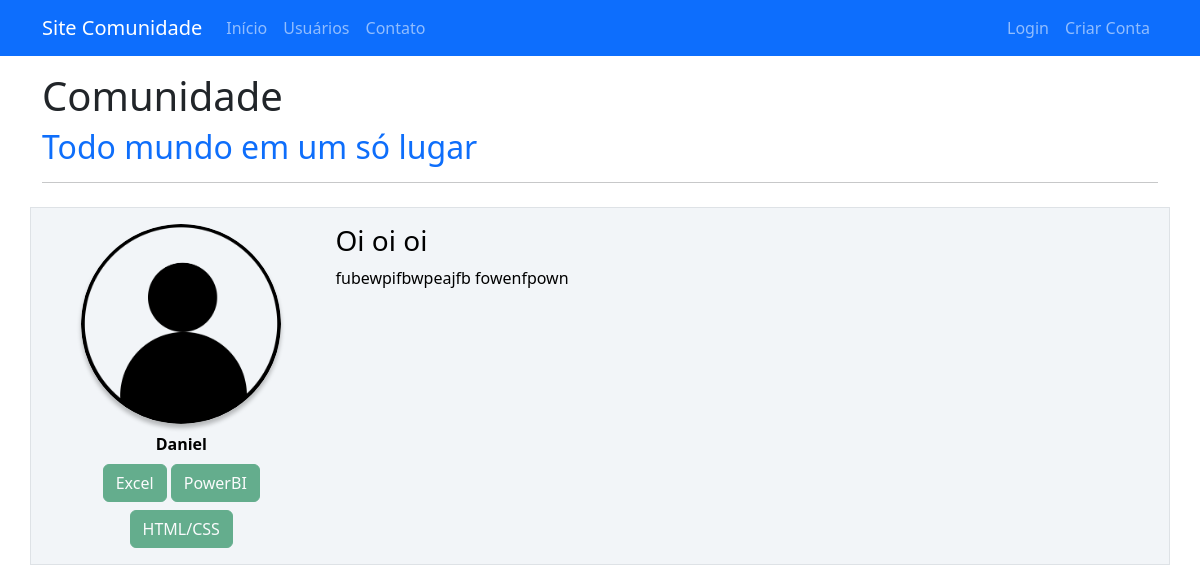
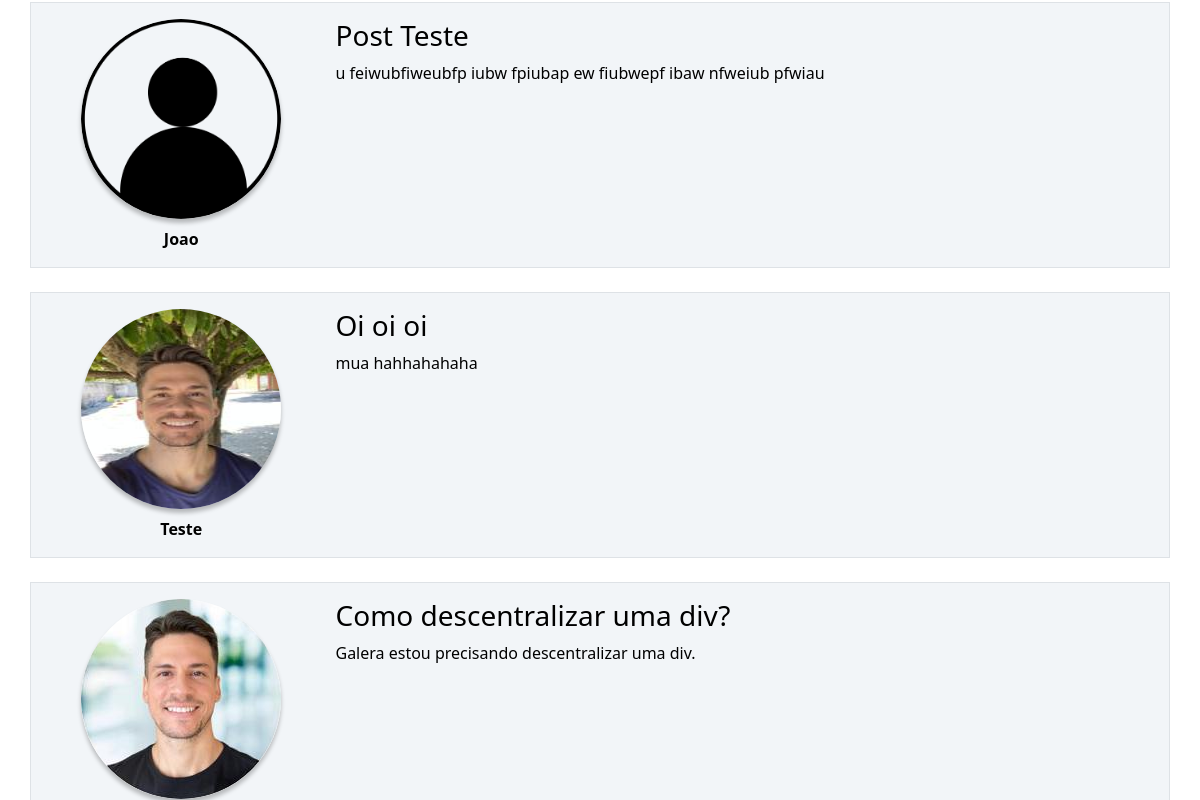
Before: / (upper part) with the older database file (2 pictures, top to bottom).
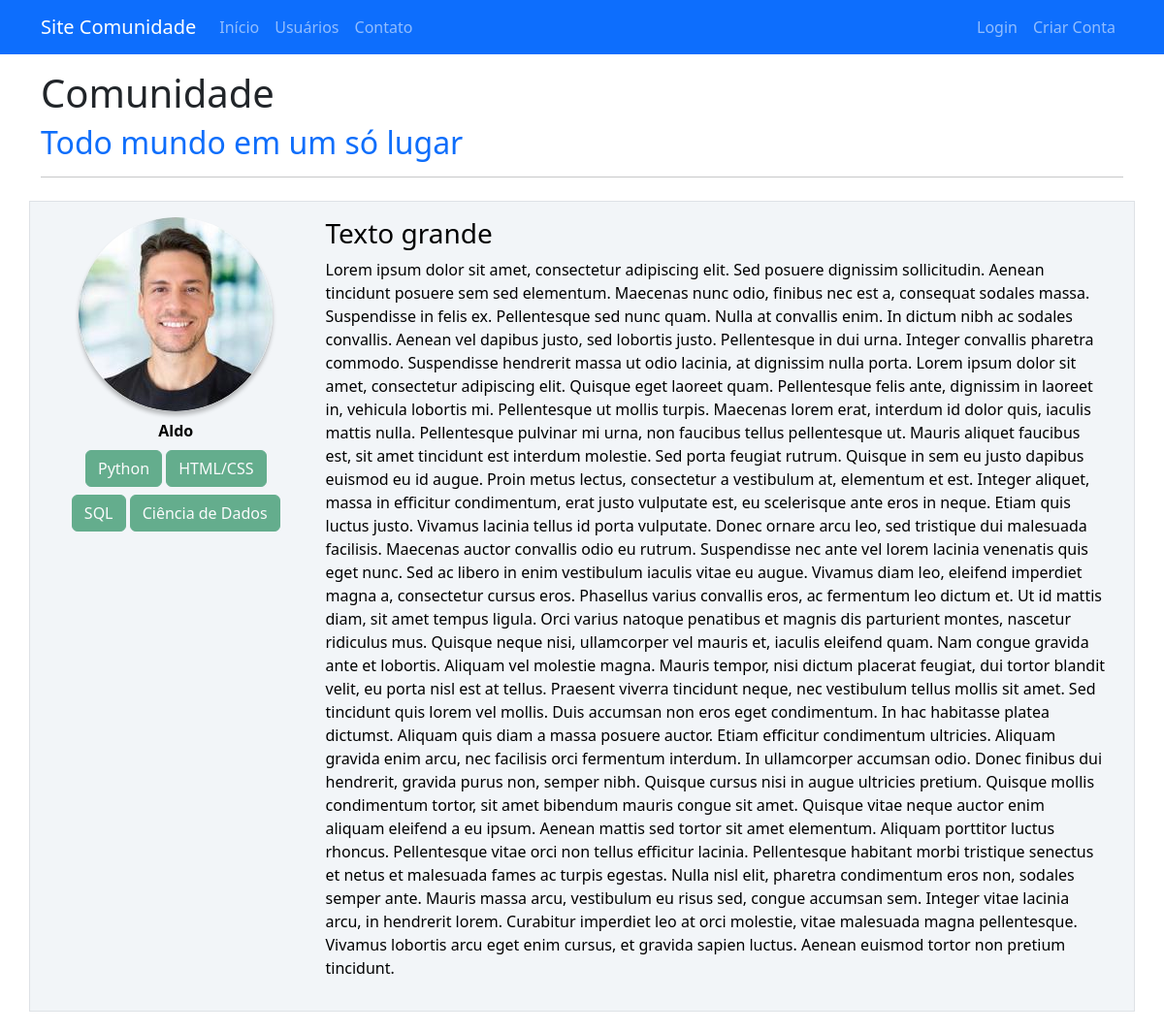
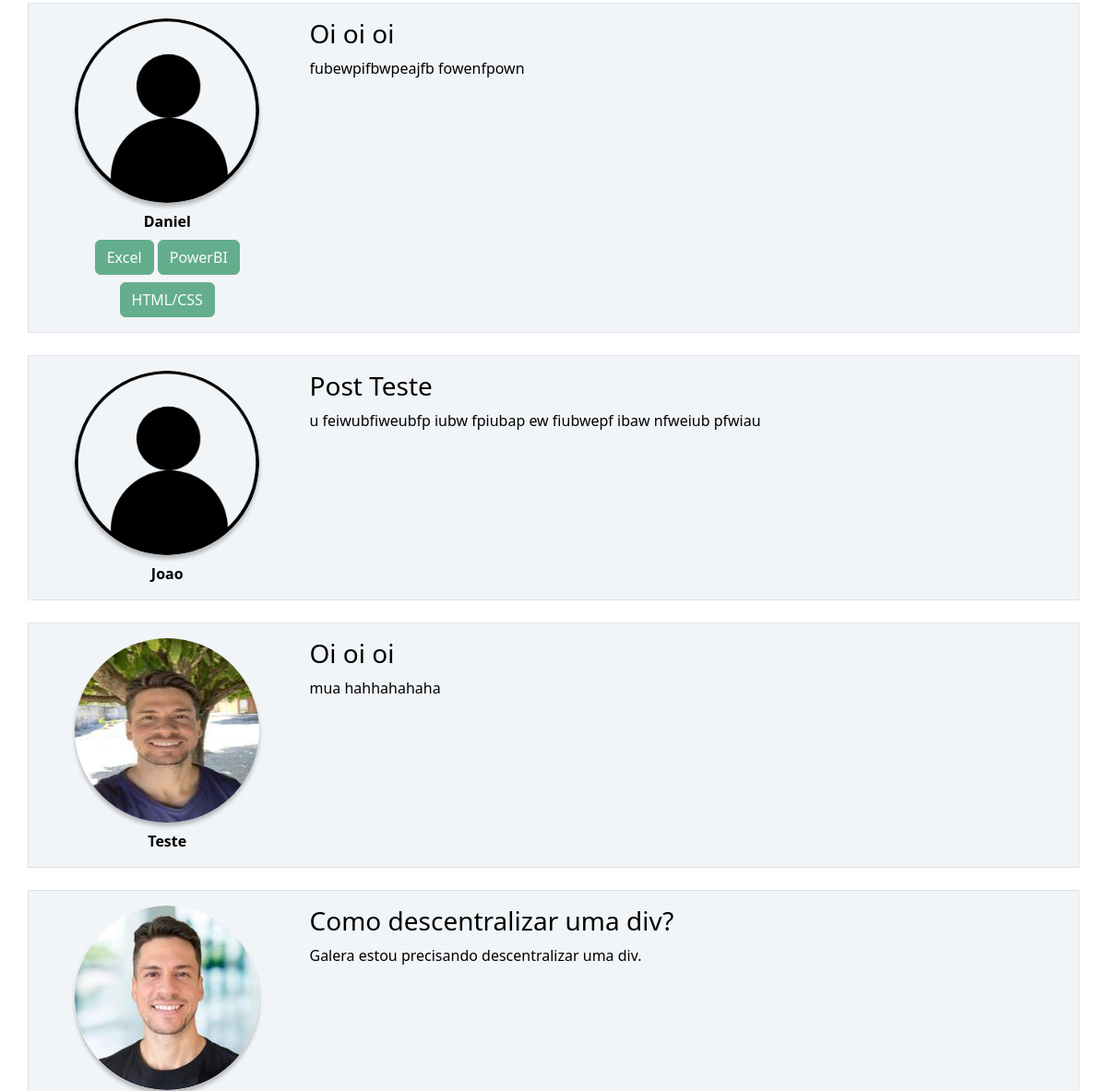
After: the same page with the newer database file (2 pictures, top to bottom).
### sitecomunidade/models.py (models this page shows)
class Post(database.Model):
    id = database.Column(database.Integer, primary_key=True)
    titulo = database.Column(database.String, nullable=False)
    corpo = database.Column(database.Text, nullable=False)
    data_criacao = database.Column(database.DateTime, nullable=False, default=datetime.utcnow)
    id_usuario = database.Column(database.Integer, database.ForeignKey('usuario.id', ondelete='CASCADE'), nullable=False)

class Usuario(database.Model, UserMixin):
    id = database.Column(database.Integer, primary_key=True)
    username = database.Column(database.String, nullable=False)
    email = database.Column(database.String, nullable=False, unique=True)
    senha = database.Column(database.String, nullable=False)
    foto_perfil = database.Column(database.String, default='default.jpg')
    cursos = database.Column(database.String, nullable=False, default='Não Informado')
    posts = database.relationship('Post', backref='autor', lazy=True, passive_deletes=True)

### sitecomunidade/routes.py (the view)
@app.route('/')
def home():
    posts = Post.query.order_by(Post.id.desc())
    return render_template('home.html', posts=posts)

### sitecomunidade/templates/home.html
{% extends 'base.html' %}
{% block body %}
    <div class="container mt-3">
        <h1>Comunidade</h1>
        <h2 style="color: #0e6efb">Todo mundo em um só lugar</h2>
        <hr>
        {% for post in posts %}
            <div class="row border mt-4 p-3 meupost">
                <div class="col col-3">
                    <div class="image pe-2 d-flex flex-column">
                        <img src="{{ url_for('static', filename='fotos_perfil/{}'.format(post.autor.foto_perfil)) }}" class="perfil-foto" width="200" >
                        <strong class="col mt-2" style="text-align: center;">{{ post.autor.username }}</strong>
                        <div class="row justify-content-center">
                            <div class="col" style="text-align: center;">
                                {% for curso in post.autor.cursos.split(';') %}
                                    {% if curso and curso != 'Não Informado' %}
                                        <button type="button" class="btn btn-success mt-2" disabled>{{ curso }}</button>
                                    {% endif %}
                                {% endfor %}
                            </div>
                        </div>
                    </div>
                </div>
                <div class="col col-9">
                    <h3> {{ post.titulo }}</h3>
                    <p>{{ post.corpo }}</p>
                </div>
            </div>
        {% endfor %}
    </div>
{% endblock %}

### sitecomunidade/templates/base.html (shortened to what this page needs)
<!DOCTYPE html>
<html lang="pt-br">
    <head>
        <link href="https://cdn.jsdelivr.net/npm/bootstrap@5.2.0/dist/css/bootstrap.min.css" rel="stylesheet">
        <link rel="stylesheet" type="text/css" href="{{ url_for('static', filename='main.css') }}">
    </head>
    <body>
        {% include 'navbar.html' %}
        {% block body %}
        {% endblock %}
    </body>
</html>

### sitecomunidade/templates/navbar.html (shortened to what this page needs)
<nav class="navbar navbar-expand-lg navbar-dark bg-primary">
  <div class="container-fluid container">
    <a class="navbar-brand" href="{{ url_for('home') }}">Site Comunidade</a>
    <div class="collapse navbar-collapse" id="navbarSupportedContent">
      <ul class="navbar-nav me-auto mb-2 mb-lg-0">
        <li class="nav-item">
          <a class="nav-link" aria-current="page" href="{{ url_for('home') }}">Início</a>
        </li>
        <li class="nav-item">
          <a class="nav-link" href="{{ url_for('usuarios') }}">Usuários</a>
        </li>
        <li class="nav-item">
          <a class="nav-link" href="{{ url_for('contato') }}">Contato</a>
        </li>
      </ul>
      <ul class="d-flex navbar-nav">
        {% if current_user.is_authenticated %}
          <li class="nav-item">
            <a class="nav-link" href="{{ url_for('criar_post') }}">Criar Post</a>
          </li>
          <li class="nav-item">
            <a class="nav-link" href="{{ url_for('perfil') }}">Meu Perfil</a>
          </li>
          <li class="nav-item">
            <a class="nav-link" href="{{ url_for('sair') }}">Sair</a>
          </li>
        {% else %}
          <li class="nav-item">
            <a class="nav-link" href="{{ url_for('login') }}">Login</a>
          </li>
          <li class="nav-item">
            <a class="nav-link" href="{{ url_for('login') }}">Criar Conta</a>
          </li>
        {% endif %}
      </ul>
    </div>
  </div>
</nav>

### sitecomunidade/static/main.css (style rules this page uses)
.meupost { background: #f2f5f8 !important; color: #000 !important; }
.perfil-foto { display: block; margin-left: auto; margin-right: auto; box-shadow: 0px 4px 4px rgba(0, 0, 0, 0.25); border-radius: 460px; height: 200px; width: 200px; }

Changed rows visible on the page:
added Post: foto_perfil (picture), autor.username "Aldo", curso "Python" "HTML/CSS" "SQL" "Ciência de Dados", titulo "Texto grande", corpo "Lorem ipsum dolor sit amet, consectetur adipiscing elit. Sed posuere dignissim sollicitudin. Aenean tincidunt posuere sem sed elementum. Maecenas nunc odio, finibus nec est a, consequat sodales massa. Suspendisse in felis ex. Pellentesque sed nunc quam. Nulla at convallis enim. In dictum nibh ac sodales convallis. Aenean vel dapibus justo, sed lobortis justo. Pellentesque in dui urna. Integer convallis pharetra commodo. Suspendisse hendrerit massa ut odio lacinia, at dignissim nulla porta. Lorem ipsum dolor sit amet, consectetur adipiscing elit. Quisque eget laoreet quam. Pellentesque felis ante, dignissim in laoreet in, vehicula lobortis mi. Pellentesque ut mollis turpis. Maecenas lorem…"
